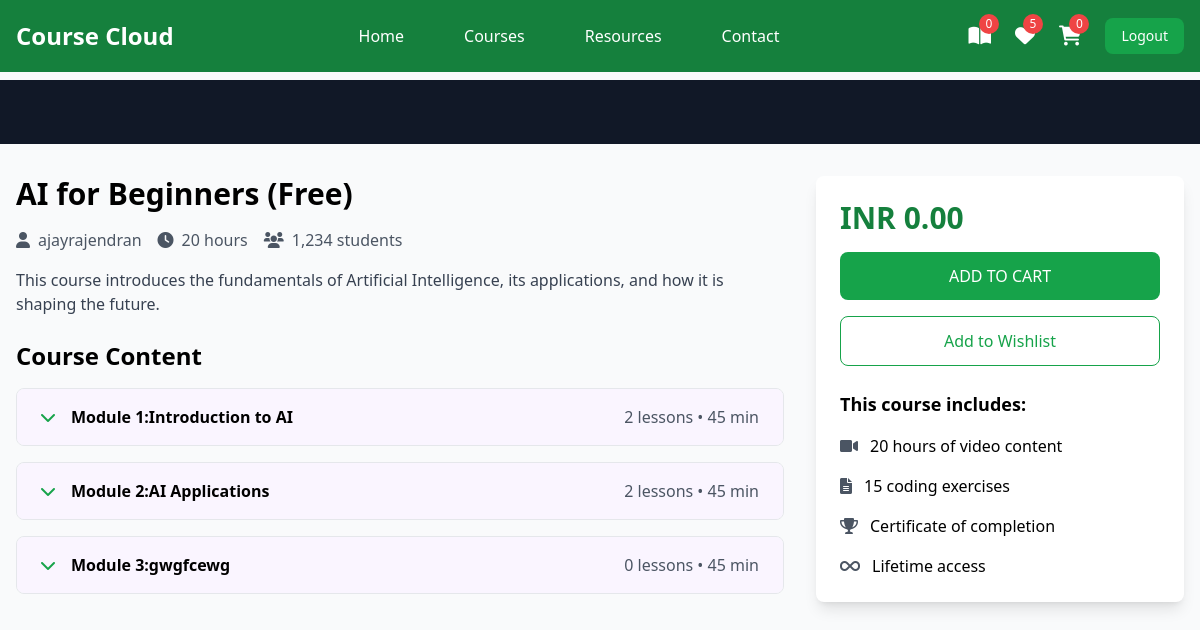
Screenshot of /student/courses/5/ (signed in) with the database file from the repository.
### instructor/models.py (models this page shows, shortened)
class User(AbstractUser):
    ROLE_CHOICES =(
        ("instructor","Instructor"),
        ("student","Student")
    )
    role=models.CharField(max_length=20,choices=ROLE_CHOICES,default="student")

class Course(models.Model):
    title=models.CharField(max_length=200)
    description=models.TextField()
    price=models.DecimalField(decimal_places=2,max_digits=7)
    owner=models.ForeignKey(User,on_delete=models.SET_NULL,related_name="courses",null=True)
    is_free=models.BooleanField(default=False)
    picture=models.ImageField(upload_to="courseimages",null=True,blank=True,default="courseimages/default.png")
    thumbnail=EmbedVideoField()
    category_objects=models.ManyToManyField(Category)
    created_at=models.DateTimeField(auto_now_add=True)
    updated_at=models.DateTimeField(auto_now=True)

class Module(models.Model):
    title=models.CharField(max_length=200)
    course_object=models.ForeignKey(Course,on_delete=models.CASCADE,related_name="modules")
    order=models.PositiveIntegerField()

### student/views.py (the view)
# urls.py: path("courses/<int:pk>/",views.CourseDetailView.as_view(),name="course-detail"),
@method_decorator(signin_required,name="dispatch")
class CourseDetailView(View):
    def get (self,request,*args,**kwargs):
        id=kwargs.get("pk")
        course_instanse=Course.objects.get(id=id)
        return render (request,"course_detail.html",{"course":course_instanse})

### student/context_processors.py (called while the page is built)
def course_context(request):
    count=0
    if request.user.is_authenticated:
        orders=request.user.purchase.filter(is_paid=True)
        count=len([c for o in orders for c in o.course_objects.all()])
    return{"count":count}

### student/templates/course_detail.html (shortened to what this page needs)
{%extends 'base.html'%}
{% load embed_video_tags %}
{%block main_block%}
        <div class="bg-gray-900 w-full">
            <div class="max-w-screen-xl mx-auto px-4 py-8">
            </div>
        </div>
        <div class="max-w-screen-xl mx-auto px-4 py-8 grid grid-cols-1 lg:grid-cols-3 gap-8">
            <div class="lg:col-span-2">
                <h1 class="text-3xl font-bold mb-4">{{course.title}}</h1>
                <div class="flex items-center mb-4 text-gray-600">
                    <span class="mr-4"><i class="fas fa-user mr-2"></i>{{course.owner}}</span>
                    <span class="mr-4"><i class="fas fa-clock mr-2"></i>20 hours</span>
                    <span><i class="fas fa-users mr-2"></i>1,234 students</span>
                </div>
                <p class="text-gray-700 mb-6">{{course.description}}</p>
                <div class="space-y-4">
                    <h2 class="text-2xl font-bold mb-4">Course Content</h2>
                    {%for module in course.modules.all%}
                    <div class="border rounded-lg overflow-hidden">
                        <button class="w-full px-6 py-4 bg-purple-50 hover:bg-green-100 flex items-center justify-between" onclick="toggleModule('module{{forloop.counter}}')">
                            <div class="flex items-center">
                                <i class="fas fa-chevron-down mr-4 text-green-600"></i>
                                <span class="font-semibold">Module {{forloop.counter}}:{{module.title}}</span>
                            </div>
                            <span class="text-gray-600">{{module.lessons.all.count}} lessons • 45 min</span>
                        </button>
                    </div>
                    {%endfor%}
                </div>
            </div>
            <div class="lg:col-span-1">
                <div class="bg-white p-6 rounded-lg shadow-lg sticky top-24">
                    <div class="text-3xl font-bold mb-4 text-green-700">INR {{course.price}}</div>
                   <a href="{%url 'add-to-cart' course.id%}">
                        <button class="w-full bg-green-600 text-white py-3 rounded-lg mb-4 hover:bg-green-700 transition duration-300">
                            ADD TO CART
                        </button>
                   </a>
                    <button class="w-full border border-green-600 text-green-600 py-3 rounded-lg mb-6 hover:bg-green-50 transition duration-300">
                        Add to Wishlist
                    </button>
                    <div class="space-y-4">
                        <h3 class="font-bold text-lg">This course includes:</h3>
                        <div class="flex items-center">
                            <i class="fas fa-video mr-3 text-gray-600"></i>
                            <span>20 hours of video content</span>
                        </div>
                        <div class="flex items-center">
                            <i class="fas fa-file-alt mr-3 text-gray-600"></i>
                            <span>15 coding exercises</span>
                        </div>
                        <div class="flex items-center">
                            <i class="fas fa-trophy mr-3 text-gray-600"></i>
                            <span>Certificate of completion</span>
                        </div>
                        <div class="flex items-center">
                            <i class="fas fa-infinity mr-3 text-gray-600"></i>
                            <span>Lifetime access</span>
                        </div>
                    </div>
                </div>
            </div>
        </div>
    </div>
{%endblock%}

### student/templates/base.html (shortened to what this page needs)
<!DOCTYPE html>
<html lang="en">
<head>
    <script src="https://cdn.tailwindcss.com"></script>
    <link href="https://cdnjs.cloudflare.com/ajax/libs/font-awesome/6.0.0/css/all.min.css" rel="stylesheet">
</head>
<body class="bg-gray-50">
    <nav class="bg-green-700 fixed w-full z-20 top-0 left-0">
        <div class="max-w-screen-xl flex flex-wrap items-center justify-between mx-auto p-4">
            <a href="#" class="flex items-center">
                <span class="self-center text-2xl font-semibold text-white">Course Cloud</span>
            </a>
            <div class="items-center justify-between hidden w-full md:flex md:w-auto md:order-1">
                <ul class="flex flex-col p-4 md:p-0 mt-4 font-medium md:flex-row md:space-x-8 md:mt-0">
                    <li><a href="{%url 'index'%}" class="block py-2 pl-3 pr-4 text-white hover:text-purple-200">Home</a></li>
                    <li><a href="{%url 'mycorses'%}" class="block py-2 pl-3 pr-4 text-white hover:text-purple-200">Courses</a></li>
                    <li><a href="#" class="block py-2 pl-3 pr-4 text-white hover:text-purple-200">Resources</a></li>
                    <li><a href="#" class="block py-2 pl-3 pr-4 text-white hover:text-purple-200">Contact</a></li>
                </ul>
            </div>
            <div class="flex items-center space-x-6 md:order-2">
                <div class="relative group">
                    <a href="{%url 'mycorses'%}" class="text-white hover:text-green-200">
                        <i class="fas fa-book-open text-xl"></i>
                        <span class="absolute -top-2 -right-2 bg-red-500 text-white text-xs rounded-full h-5 w-5 flex items-center justify-center">{{count}}</span>
                    </a>
                </div>
                <div class="relative group">
                    <a href="#" class="text-white hover:text-green-200">
                        <i class="fas fa-heart text-xl"></i>
                        <span class="absolute -top-2 -right-2 bg-red-500 text-white text-xs rounded-full h-5 w-5 flex items-center justify-center">5</span>
                    </a>
                </div>
                <div class="relative group">
                    <a href="{%url 'cart-summery'%}" class="text-white hover:text-green-200">
                        <i class="fas fa-shopping-cart text-xl"></i>
                        <span class="absolute -top-2 -right-2 bg-red-500 text-white text-xs rounded-full h-5 w-5 flex items-center justify-center">{{request.user.basket.all.count}}</span>
                    </a>
                </div>
                <a href="{%url 'signout'%}">
                    <button class="text-white bg-green-600 hover:bg-red-800 focus:ring-4 focus:outline-none focus:ring-red-300 font-medium rounded-lg text-sm px-4 py-2 text-center">Logout</button>
                </a>
            </div>
        </div>
    </nav>
  <div class="mt-20">
    {%block main_block%}
    {%endblock%}
</body>
</html>

### rows the page displays
User: user.basket.all.count "0"
Course: title "AI for Beginners (Free)", owner "ajayrajendran", description "This course introduces the fundamentals of Artificial Intelligence, its applications, and how it is shaping the future.", price "0.00"
Module: title "Introduction to AI", lessons.all.count "2"
Module: title "AI Applications", lessons.all.count "2"
Module: title "gwgfcewg", lessons.all.count "0"

### other values shown
{{ count }} "0"
